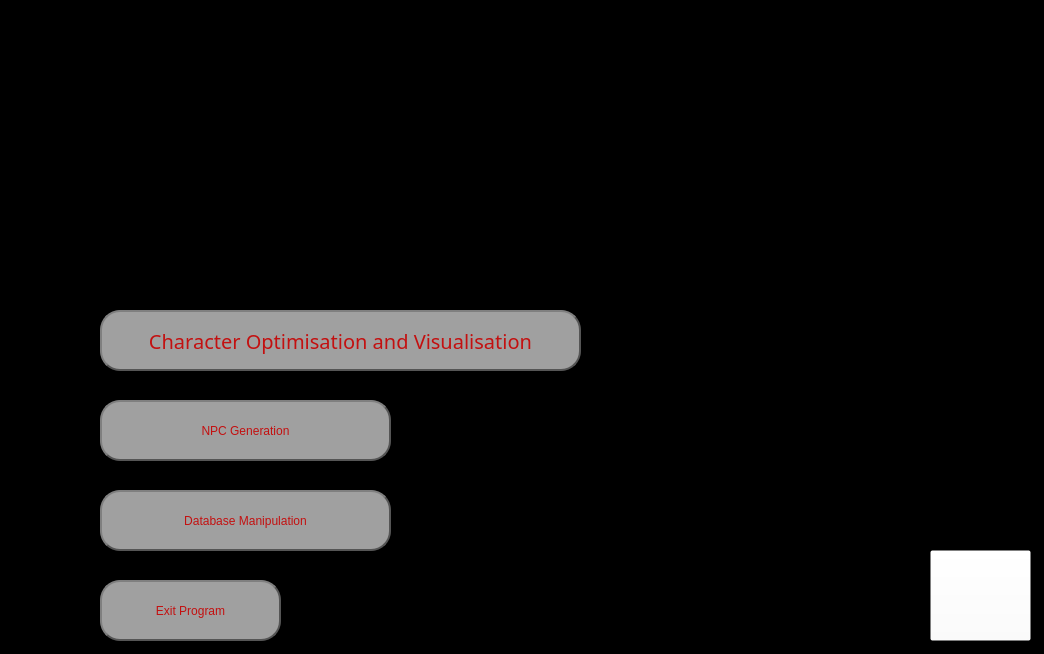
<?xml version="1.0" encoding="UTF-8"?>
<ui version="4.0">
 <class>MainWindow</class>
 <widget class="QMainWindow" name="MainWindow">
  <property name="geometry">
   <rect>
    <x>0</x>
    <y>0</y>
    <width>1044</width>
    <height>654</height>
   </rect>
  </property>
  <property name="palette">
   <palette>
    <active>
     <colorrole role="Base">
      <brush brushstyle="SolidPattern">
       <color alpha="255">
        <red>255</red>
        <green>255</green>
        <blue>255</blue>
       </color>
      </brush>
     </colorrole>
     <colorrole role="Window">
      <brush brushstyle="SolidPattern">
       <color alpha="255">
        <red>0</red>
        <green>0</green>
        <blue>0</blue>
       </color>
      </brush>
     </colorrole>
    </active>
    <inactive>
     <colorrole role="Base">
      <brush brushstyle="SolidPattern">
       <color alpha="255">
        <red>255</red>
        <green>255</green>
        <blue>255</blue>
       </color>
      </brush>
     </colorrole>
     <colorrole role="Window">
      <brush brushstyle="SolidPattern">
       <color alpha="255">
        <red>0</red>
        <green>0</green>
        <blue>0</blue>
       </color>
      </brush>
     </colorrole>
    </inactive>
    <disabled>
     <colorrole role="Base">
      <brush brushstyle="SolidPattern">
       <color alpha="255">
        <red>0</red>
        <green>0</green>
        <blue>0</blue>
       </color>
      </brush>
     </colorrole>
     <colorrole role="Window">
      <brush brushstyle="SolidPattern">
       <color alpha="255">
        <red>0</red>
        <green>0</green>
        <blue>0</blue>
       </color>
      </brush>
     </colorrole>
    </disabled>
   </palette>
  </property>
  <property name="windowTitle">
   <string>Main Menu</string>
  </property>
  <widget class="QWidget" name="centralwidget">
   <widget class="QPushButton" name="devBtn">
    <property name="geometry">
     <rect>
      <x>930</x>
      <y>550</y>
      <width>101</width>
      <height>91</height>
     </rect>
    </property>
    <property name="autoFillBackground">
     <bool>false</bool>
    </property>
    <property name="styleSheet">
     <string notr="true">background-color: rgba(255, 255, 255, 0);</string>
    </property>
    <property name="text">
     <string/>
    </property>
    <property name="icon">
     <iconset>
      <normaloff>../Images/DevMenu.png</normaloff>../Images/DevMenu.png</iconset>
    </property>
    <property name="iconSize">
     <size>
      <width>90</width>
      <height>90</height>
     </size>
    </property>
   </widget>
   <widget class="QPushButton" name="npcBtn">
    <property name="geometry">
     <rect>
      <x>100</x>
      <y>400</y>
      <width>291</width>
      <height>61</height>
     </rect>
    </property>
    <property name="styleSheet">
     <string notr="true">font: 15pt &quot;Stencil&quot;;
color: rgb(195, 16, 16);
background-color: rgb(160, 160, 160);
border: 2px solid #555;
border-radius: 20px;
border-style: outset;</string>
    </property>
    <property name="text">
     <string>NPC Generation</string>
    </property>
   </widget>
   <widget class="QPushButton" name="optimiseBtn">
    <property name="geometry">
     <rect>
      <x>100</x>
      <y>310</y>
      <width>481</width>
      <height>61</height>
     </rect>
    </property>
    <property name="font">
     <font>
      <family>Stencil</family>
      <pointsize>15</pointsize>
      <weight>50</weight>
      <italic>false</italic>
      <bold>false</bold>
     </font>
    </property>
    <property name="styleSheet">
     <string notr="true">font: 15pt &quot;Stencil&quot;;
color: rgb(195, 16, 16);
background-color: rgb(160, 160, 160);
border: 2px solid #555;
border-radius: 20px;
border-style: outset;</string>
    </property>
    <property name="text">
     <string>Character Optimisation and Visualisation</string>
    </property>
   </widget>
   <widget class="QPushButton" name="databaseBtn">
    <property name="geometry">
     <rect>
      <x>100</x>
      <y>490</y>
      <width>291</width>
      <height>61</height>
     </rect>
    </property>
    <property name="styleSheet">
     <string notr="true">font: 15pt &quot;Stencil&quot;;
color: rgb(195, 16, 16);
background-color: rgb(160, 160, 160);
border: 2px solid #555;
border-radius: 20px;
border-style: outset;</string>
    </property>
    <property name="text">
     <string>Database Manipulation</string>
    </property>
   </widget>
   <widget class="QPushButton" name="exitBtn">
    <property name="geometry">
     <rect>
      <x>100</x>
      <y>580</y>
      <width>181</width>
      <height>61</height>
     </rect>
    </property>
    <property name="styleSheet">
     <string notr="true">font: 15pt &quot;Stencil&quot;;
color: rgb(195, 16, 16);
background-color: rgb(160, 160, 160);
border: 2px solid #555;
border-radius: 20px;
border-style: outset;</string>
    </property>
    <property name="text">
     <string>Exit Program</string>
    </property>
   </widget>
   <widget class="QLabel" name="label">
    <property name="geometry">
     <rect>
      <x>0</x>
      <y>0</y>
      <width>1051</width>
      <height>671</height>
     </rect>
    </property>
    <property name="text">
     <string/>
    </property>
    <property name="pixmap">
     <pixmap>../Images/BlurredTavern.png</pixmap>
    </property>
    <property name="scaledContents">
     <bool>true</bool>
    </property>
   </widget>
   <widget class="QLabel" name="label_2">
    <property name="enabled">
     <bool>true</bool>
    </property>
    <property name="geometry">
     <rect>
      <x>210</x>
      <y>-50</y>
      <width>691</width>
      <height>471</height>
     </rect>
    </property>
    <property name="text">
     <string/>
    </property>
    <property name="pixmap">
     <pixmap>../Images/Logo.png</pixmap>
    </property>
    <property name="scaledContents">
     <bool>true</bool>
    </property>
   </widget>
   <widget class="QLabel" name="label_3">
    <property name="geometry">
     <rect>
      <x>20</x>
      <y>580</y>
      <width>61</width>
      <height>61</height>
     </rect>
    </property>
    <property name="text">
     <string/>
    </property>
    <property name="pixmap">
     <pixmap>../Images/Exit.png</pixmap>
    </property>
    <property name="scaledContents">
     <bool>true</bool>
    </property>
   </widget>
   <widget class="QLabel" name="label_4">
    <property name="geometry">
     <rect>
      <x>20</x>
      <y>490</y>
      <width>51</width>
      <height>61</height>
     </rect>
    </property>
    <property name="text">
     <string/>
    </property>
    <property name="pixmap">
     <pixmap>../Images/Database.png</pixmap>
    </property>
    <property name="scaledContents">
     <bool>true</bool>
    </property>
   </widget>
   <widget class="QLabel" name="label_5">
    <property name="geometry">
     <rect>
      <x>20</x>
      <y>310</y>
      <width>61</width>
      <height>61</height>
     </rect>
    </property>
    <property name="text">
     <string/>
    </property>
    <property name="pixmap">
     <pixmap>../Images/Optimise.png</pixmap>
    </property>
    <property name="scaledContents">
     <bool>true</bool>
    </property>
   </widget>
   <widget class="QLabel" name="label_6">
    <property name="geometry">
     <rect>
      <x>20</x>
      <y>400</y>
      <width>61</width>
      <height>61</height>
     </rect>
    </property>
    <property name="text">
     <string/>
    </property>
    <property name="pixmap">
     <pixmap>../Images/NPCGenerate.png</pixmap>
    </property>
    <property name="scaledContents">
     <bool>true</bool>
    </property>
   </widget>
   <zorder>label</zorder>
   <zorder>devBtn</zorder>
   <zorder>npcBtn</zorder>
   <zorder>databaseBtn</zorder>
   <zorder>exitBtn</zorder>
   <zorder>label_2</zorder>
   <zorder>label_3</zorder>
   <zorder>label_4</zorder>
   <zorder>label_5</zorder>
   <zorder>label_6</zorder>
   <zorder>optimiseBtn</zorder>
  </widget>
  <widget class="QMenuBar" name="menubar">
   <property name="geometry">
    <rect>
     <x>0</x>
     <y>0</y>
     <width>1044</width>
     <height>21</height>
    </rect>
   </property>
  </widget>
 </widget>
 <resources/>
 <connections/>
</ui>
